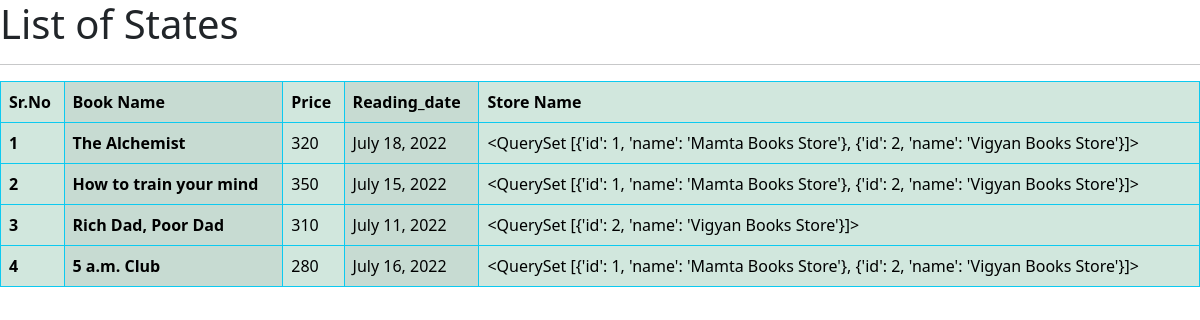
Screenshot of /view_books/ with the database file from the repository.
### df1app2/models.py (models this page shows, shortened)
class Book(models.Model):
    name = models.CharField(max_length=50)
    price = models.IntegerField(default=0)
    read_date = models.DateField()

### df1app2/views.py (the view)
# urls.py: path('view_books/', views.view_books, name='view_books'),
def view_books(request):
    books = Book.objects.all().prefetch_related('store_set')
    for book in books:
        result = book.store_set.all()
        print(result)
    store = Store.objects.all()
    context = {
        'result': result,
        'books': books,
        'store': store
    }
    return render(request, 'view_books.html', context)

### df1app2/models.py (called while the page is built)
    def __str__(self):
        return self.name

### df1app2/templates/view_books.html (shortened to what this page needs)
<!doctype html>
<html lang="en">
<head>
    <link href="https://cdn.jsdelivr.net/npm/bootstrap@5.2.0-beta1/dist/css/bootstrap.min.css" rel="stylesheet"
>
</head>
<body>
    <h1>List of States</h1>
    <hr>
    <table class="table table-hover table-success table-striped-columns table-bordered border-info">
        <thead>
            <tr>
              <th scope="col">Sr.No</th>
              <th scope="col">Book Name</th>
              <th scope="col">Price</th>
              <th scope="col">Reading_date</th>
              <th scope="col">Store Name</th>
            </tr>
          </thead>
          {% for r in books %}
          <tbody>
            <tr>
              <th scope="row">{{forloop.counter}}</th>
              <th scope="row">{{r.name}}</th>
              <td>{{r.price}}</td>
              <td>{{r.read_date}}</td>
              <td>{{r.store_set.all.values}}</td>
            </tr>
          </tbody>
          {%endfor%}
    </table>
</body>
</html>

### rows the page displays
Book: name "The Alchemist", price "320", read_date "July 18, 2022", store_set.all.values "<QuerySet [{'id': 1, 'name': 'Mamta Books Store'}, {'id': 2, 'name': 'Vigyan Books Store'}]>"
Book: name "How to train your mind", price "350", read_date "July 15, 2022", store_set.all.values "<QuerySet [{'id': 1, 'name': 'Mamta Books Store'}, {'id': 2, 'name': 'Vigyan Books Store'}]>"
Book: name "Rich Dad, Poor Dad", price "310", read_date "July 11, 2022", store_set.all.values "<QuerySet [{'id': 2, 'name': 'Vigyan Books Store'}]>"
Book: name "5 a.m. Club", price "280", read_date "July 16, 2022", store_set.all.values "<QuerySet [{'id': 1, 'name': 'Mamta Books Store'}, {'id': 2, 'name': 'Vigyan Books Store'}]>"
